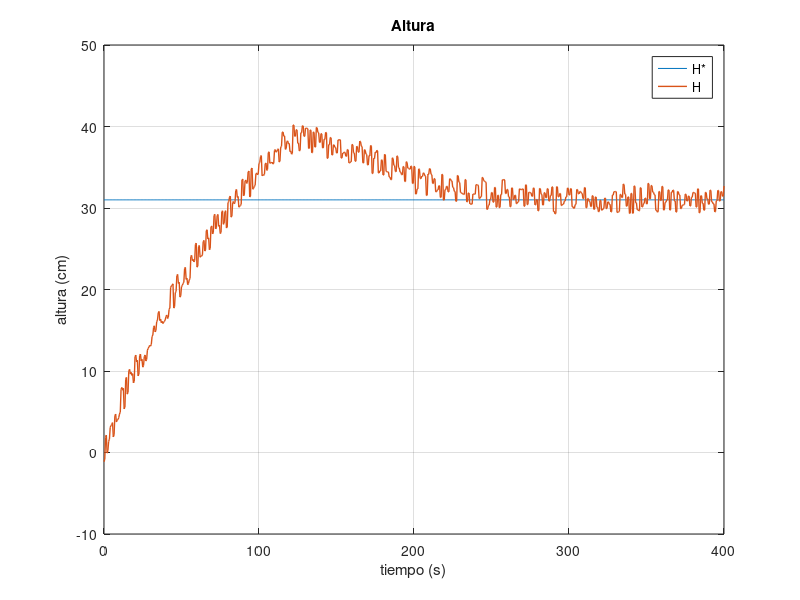
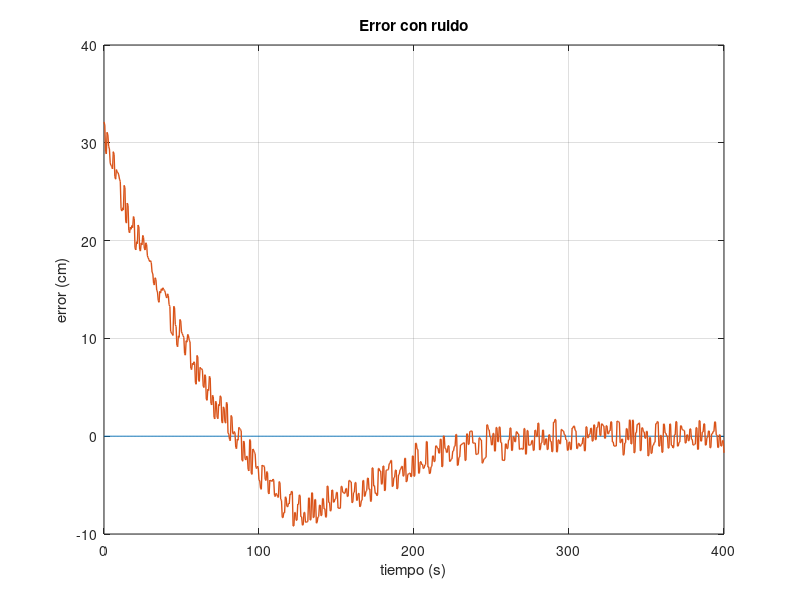
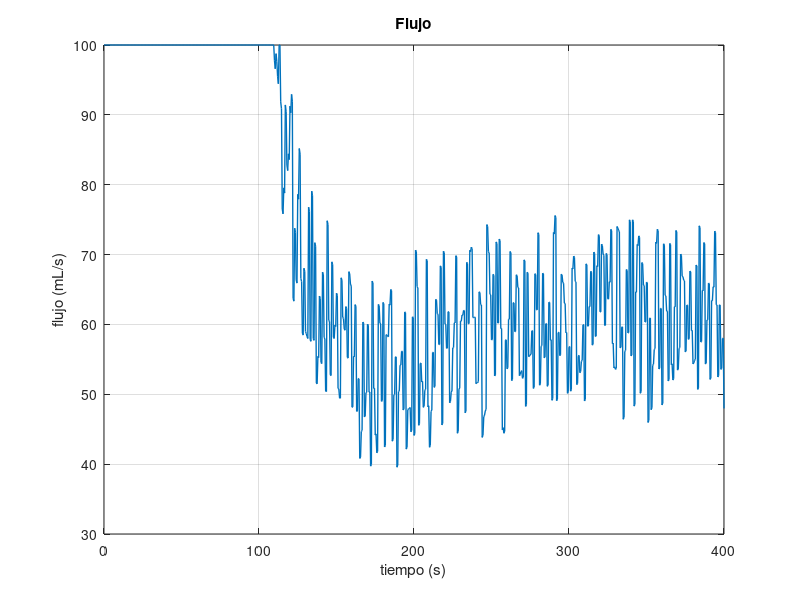

MATLAB code to generate these figures, in order:

clear all;

load("altura.mat");
load("error.mat");
load("flujo.mat");

figure(1)
plot(altura(1,:), altura(3,:)*100, altura(1,:), altura(2,:)*100, 'linewidth', 1);
grid on;
xlabel('tiempo (s)');
ylabel('altura (cm)');
legend('H*', 'H');
title('Altura');

figure(2)
plot(error(1,:), zeros(size(error(1,:))), error(1,:), error(2,:)*100, 'linewidth', 1);
grid on;
xlabel('tiempo (s)');
ylabel('error (cm)');
title('Error con ruido');

figure(3)
plot(flujo(1,:), flujo(2,:)*1000, 'linewidth',1);
grid on;
xlabel('tiempo (s)');
ylabel('flujo (mL/s)');
title('Flujo');
